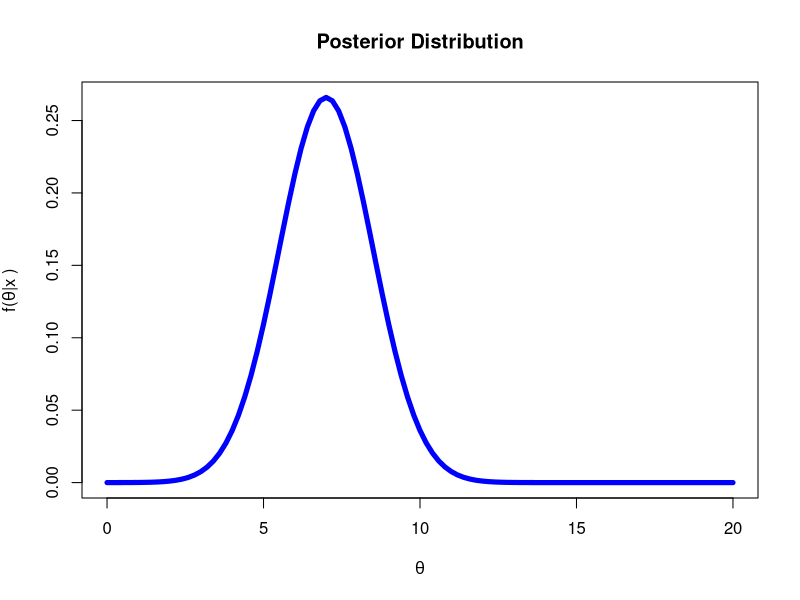
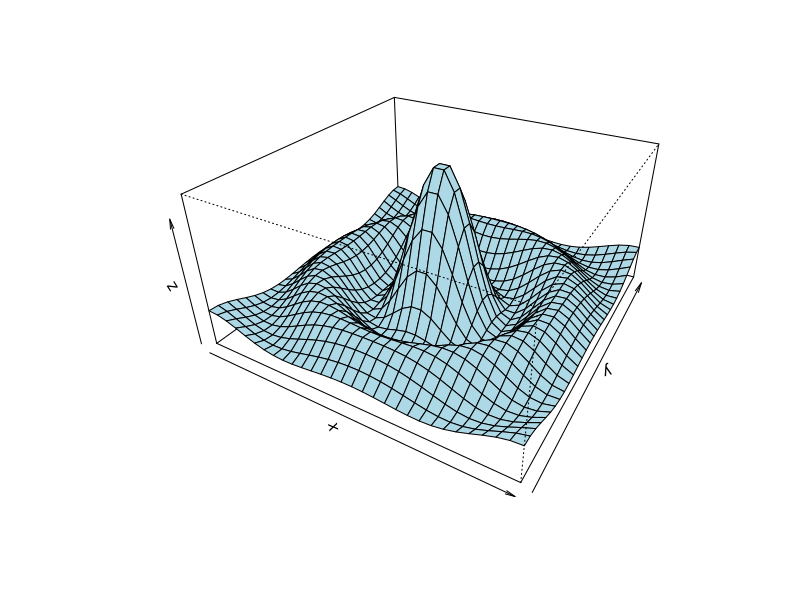
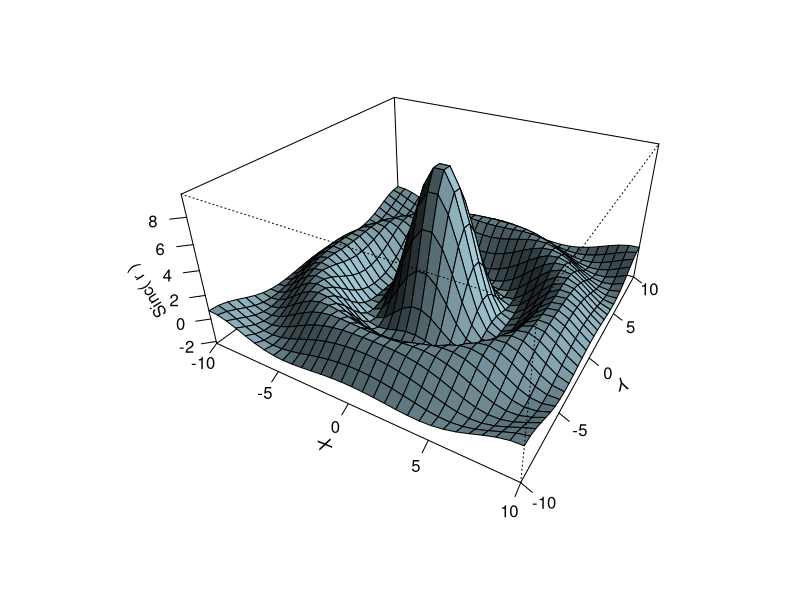
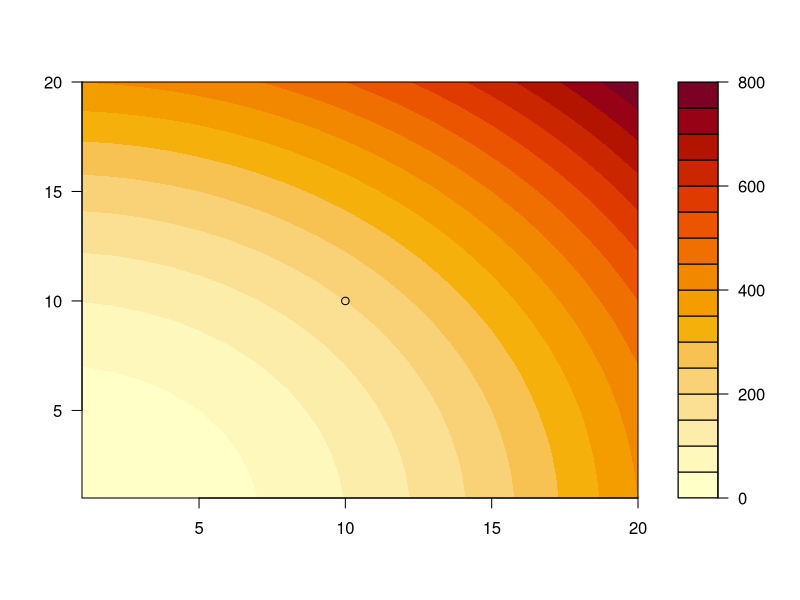
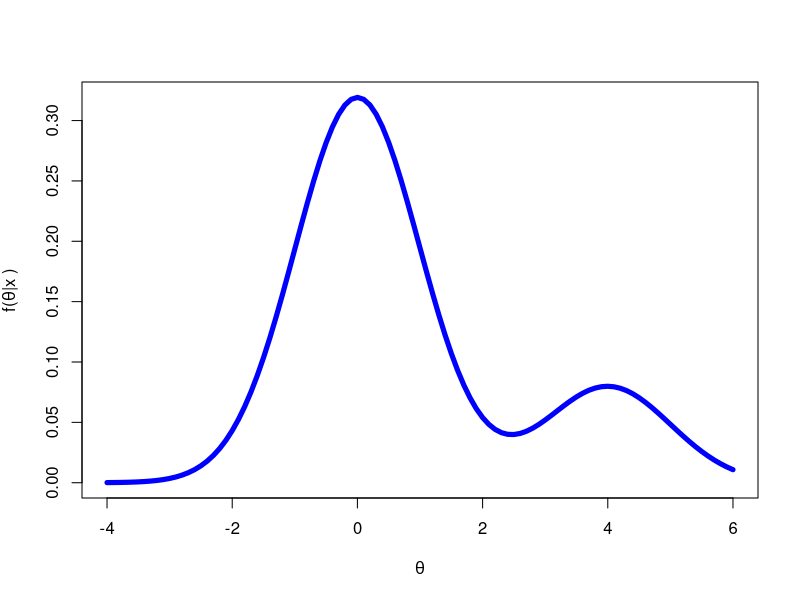

Write R code to recreate these figures, in order.
####################################################
#	                                             #
#      Posterior, Perspective and Contour plots    #
#                  by Anil Aksu                    #    
#     						         #
####################################################	

## the range of sampling
x=seq(0,20,length=101)
## this function gets numbers from console
posterior=dnorm(x, mean = 7, sd = 1.5, log = FALSE)


## let's plot them
plot(range(x), range(c(posterior)), type='n', xlab=expression(paste(theta)), ylab=expression(paste("f(", theta, "|x )")))

lines(x, posterior, type='l', col='blue',lwd=5)

title("Posterior Distribution")
  legend = c("posterior")

## perspective plot
x <- seq(-10, 10, length= 30)
y <- x
f <- function(x, y) { r <- sqrt(x^2+y^2); 10 * sin(r)/r }
z <- outer(x, y, f)
z[is.na(z)] <- 1
op <- par(bg = "white")
persp(x, y, z, theta = 30, phi = 30, expand = 0.5, col = "lightblue")
persp(x, y, z, theta = 30, phi = 30, expand = 0.5, col = "lightblue",
      ltheta = 120, shade = 0.75, ticktype = "detailed",
      xlab = "X", ylab = "Y", zlab = "Sinc( r )"
) -> res
round(res, 3)

# contour plot
a <- expand.grid(1:20, 1:20)
b <- matrix(a[,1]^2 + a[,2]^2, 20)
filled.contour(x = 1:20, y = 1:20, z = b,
               plot.axes = { axis(1); axis(2); points(10, 10) })


## bivariate posterior sampling

## the range of sampling
x=seq(-4,6,length=101)
## this function gets numbers from console
posterior=0.8*dnorm(x, mean = 0, sd = 1, log = FALSE)+0.2*dnorm(x, mean = 4, sd = 1, log = FALSE)

## let's plot them
plot(range(x), range(c(posterior)), type='n', xlab=expression(paste(theta)), ylab=expression(paste("f(", theta, "|x )")))

lines(x, posterior, type='l', col='blue',lwd=5)

# title("Bivariate Posterior Distribution")
  legend = c("posterior")


